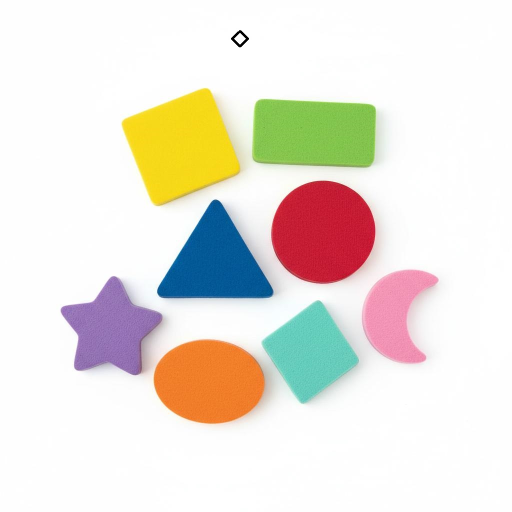
//> input picture c2_Project1/c2_Project1/shapes.png, 1024 x 1024 px, given in place of shapes.jpg, which was not available (shown at 1/2 size)
$ ./color_detector   (built with g++ and OpenCV 4)
//> lines starting //> are read from the running program, lines starting //| are printed output that depends on the picture; after the words box and inside, x2 and y2 are one past the last pixel; in counts of white or black regions, pixels touching at a corner belong together; pictures that were not available may be replaced by others from this repository, and a replacement may not be noted
#include <opencv2/imgcodecs.hpp>
#include <opencv2/highgui.hpp>
#include <opencv2/imgproc.hpp>

#include <iostream>

using namespace cv;
using namespace std;
Mat imgHSV, mask;

int hmin = 1, smin = 104, vmin = 99;
int hmax = 179, smax = 255, vmax = 222;

void main() {


	string path = "D:/c++/OpenCv/c2_Project1/c2_Project1/shapes.jpg";
	Mat img = imread(path);
//> img is the input picture: 1024 rows x 1024 cols, CV_8UC3; mean B, G, R 219.7, 228.5, 234.3
	cvtColor(img, imgHSV, COLOR_BGR2HSV);
//> imgHSV: 1024 rows x 1024 cols, CV_8UC3; mean H, S, V 26.5, 38.3, 242.8

	namedWindow("Trackbars", (640, 200));
	createTrackbar("Hue Min", "Trackbars", &hmin, 179);
	createTrackbar("Hue Max", "Trackbars", &hmax, 179);
	createTrackbar("Sat Min", "Trackbars", &smin, 255);
	createTrackbar("Sat Max", "Trackbars", &smax, 255);
	createTrackbar("Val Min", "Trackbars", &vmin, 255);
	createTrackbar("Val Max", "Trackbars", &vmax, 255);


	while (true) {
		Scalar lower(hmin, smin, vmin);
		Scalar upper(hmax, smax, vmax);

		inRange(imgHSV, lower, upper, mask);
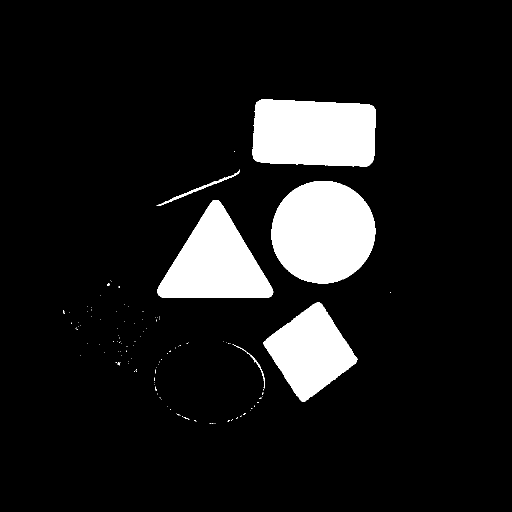
//> mask: 1024 rows x 1024 cols, CV_8UC1 (shown at 1/2 size); 10.6% white; 118 white regions (112 under 20 px), largest, box (x1, y1, x2, y2) and area: (543, 362, 751, 567) 33493, (505, 199, 752, 333) 30334, (315, 400, 547, 596) 25871, (527, 604, 715, 804) 20559, (313, 339, 480, 411) 726, (466, 689, 530, 777) 218


		imshow("Image", img);
		imshow("Image HSV", imgHSV);
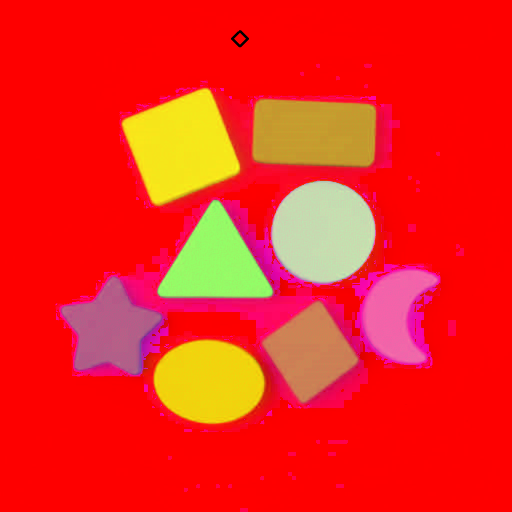
//> window 'Image HSV': 1024 rows x 1024 cols, CV_8UC3 (shown at 1/2 size); mean B, G, R 26.5, 38.3, 242.8
		imshow("Image Mask", mask);

		waitKey(1);
	}
}

$ run again, with c2_Project1/c2_Project1/lambo.png copied over c2_Project1/c2_Project1/shapes.png
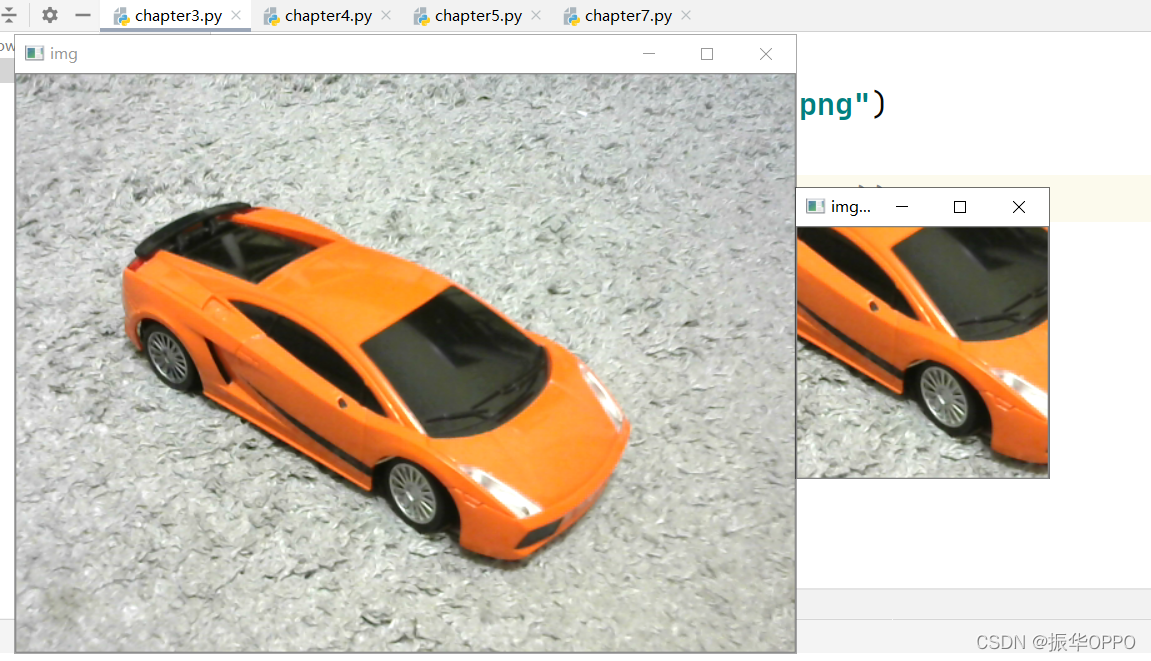
//> input picture c2_Project1/c2_Project1/lambo.png, 1151 x 661 px, given in place of shapes.jpg, which was not available
//> img is the input picture: 661 rows x 1151 cols, CV_8UC3; mean B, G, R 182.5, 196.1, 206.6
//> imgHSV: 661 rows x 1151 cols, CV_8UC3; mean H, S, V 25.8, 34.4, 208.5
//> `inRange(imgHSV, lower, upper, mask);`:
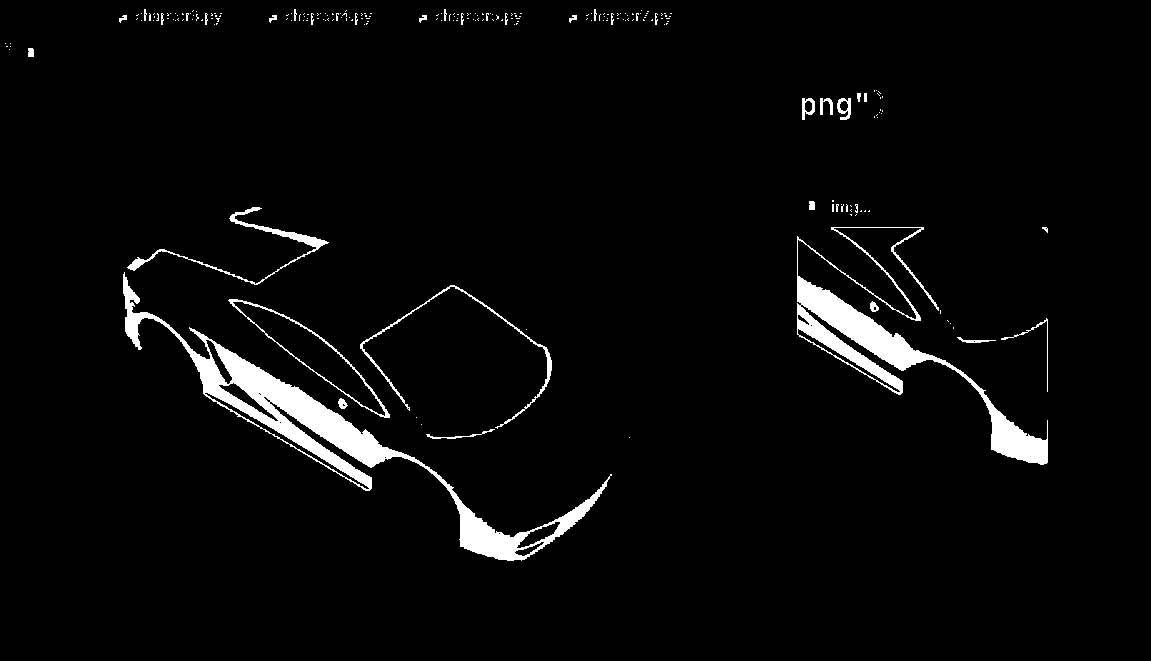
//> mask: 661 rows x 1151 cols, CV_8UC1; 3.5% white; 226 white regions (192 under 20 px), largest, box (x1, y1, x2, y2) and area: (123, 272, 612, 561) 12922, (797, 227, 1048, 465) 8745, (127, 207, 329, 285) 1159
//> `imshow("Image HSV", imgHSV);`:
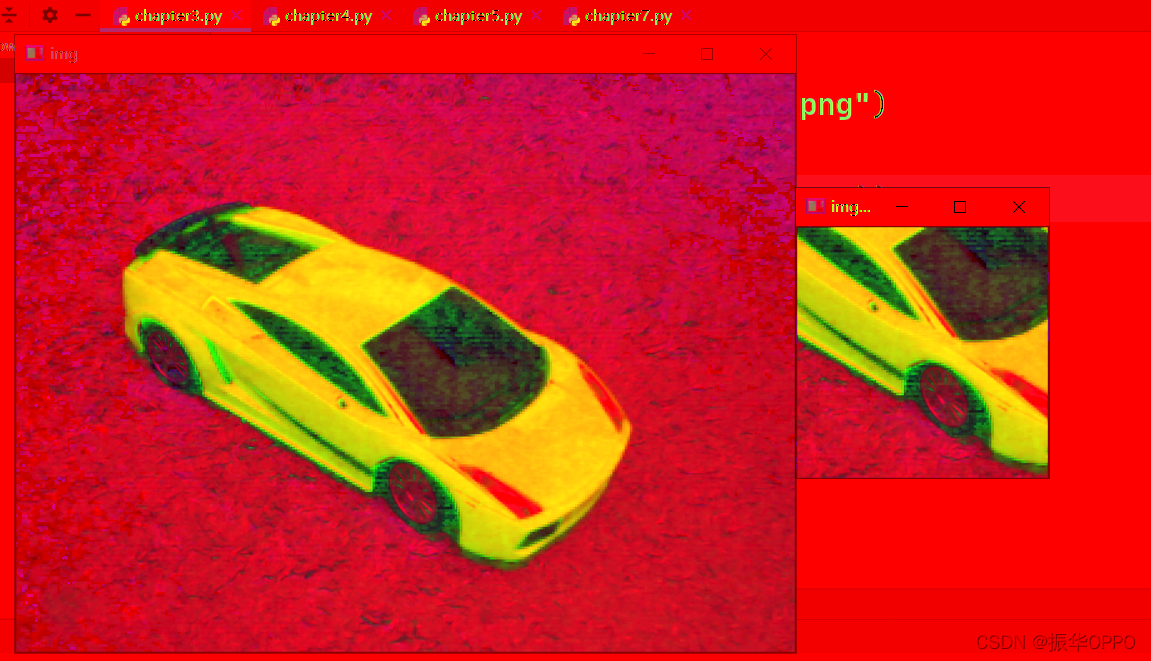
//> window 'Image HSV': 661 rows x 1151 cols, CV_8UC3; mean B, G, R 25.8, 34.4, 208.5
